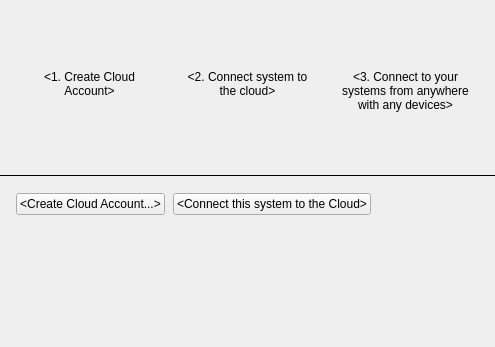
<?xml version="1.0" encoding="UTF-8"?>
<ui version="4.0">
 <class>CloudManagementWidget</class>
 <widget class="QWidget" name="CloudManagementWidget">
  <property name="geometry">
   <rect>
    <x>0</x>
    <y>0</y>
    <width>495</width>
    <height>347</height>
   </rect>
  </property>
  <layout class="QVBoxLayout" name="verticalLayout">
   <property name="spacing">
    <number>0</number>
   </property>
   <property name="leftMargin">
    <number>0</number>
   </property>
   <property name="topMargin">
    <number>0</number>
   </property>
   <property name="rightMargin">
    <number>0</number>
   </property>
   <property name="bottomMargin">
    <number>0</number>
   </property>
   <item>
    <widget class="QStackedWidget" name="stackedWidget">
     <property name="currentIndex">
      <number>0</number>
     </property>
     <widget class="QWidget" name="notLinkedPage">
      <layout class="QVBoxLayout" name="verticalLayout_2">
       <property name="spacing">
        <number>0</number>
       </property>
       <property name="leftMargin">
        <number>0</number>
       </property>
       <property name="topMargin">
        <number>0</number>
       </property>
       <property name="rightMargin">
        <number>0</number>
       </property>
       <property name="bottomMargin">
        <number>0</number>
       </property>
       <item>
        <widget class="QnPromoBar" name="promoBar" native="true"/>
       </item>
       <item>
        <widget class="QnPanel" name="introWidget" native="true">
         <layout class="QGridLayout" name="introLayout" columnstretch="1,0,1,0,1">
          <property name="leftMargin">
           <number>20</number>
          </property>
          <property name="topMargin">
           <number>40</number>
          </property>
          <property name="rightMargin">
           <number>20</number>
          </property>
          <property name="bottomMargin">
           <number>16</number>
          </property>
          <property name="verticalSpacing">
           <number>16</number>
          </property>
          <item row="0" column="3" rowspan="2">
           <widget class="QLabel" name="arrow2Label">
            <property name="text">
             <string notr="true"/>
            </property>
           </widget>
          </item>
          <item row="0" column="1" rowspan="2">
           <widget class="QLabel" name="arrow1Label">
            <property name="text">
             <string notr="true"/>
            </property>
           </widget>
          </item>
          <item row="1" column="2">
           <widget class="QLabel" name="promo2TextLabel">
            <property name="text">
             <string>&lt;2. Connect system
to the cloud&gt;</string>
            </property>
            <property name="alignment">
             <set>Qt::AlignHCenter|Qt::AlignTop</set>
            </property>
            <property name="wordWrap">
             <bool>true</bool>
            </property>
           </widget>
          </item>
          <item row="1" column="4">
           <widget class="QLabel" name="promo3TextLabel">
            <property name="text">
             <string notr="true">&lt;3. Connect to your systems
from anywhere with any
devices&gt;</string>
            </property>
            <property name="alignment">
             <set>Qt::AlignHCenter|Qt::AlignTop</set>
            </property>
            <property name="wordWrap">
             <bool>true</bool>
            </property>
           </widget>
          </item>
          <item row="0" column="2">
           <widget class="QLabel" name="promo2Label">
            <property name="text">
             <string/>
            </property>
            <property name="alignment">
             <set>Qt::AlignCenter</set>
            </property>
           </widget>
          </item>
          <item row="3" column="0" colspan="5">
           <widget class="QLabel" name="learnMoreLabel">
            <property name="text">
             <string notr="true">&lt;Learn more about the cloud&gt;</string>
            </property>
            <property name="alignment">
             <set>Qt::AlignCenter</set>
            </property>
            <property name="openExternalLinks">
             <bool>true</bool>
            </property>
           </widget>
          </item>
          <item row="0" column="4">
           <widget class="QLabel" name="promo3Label">
            <property name="text">
             <string/>
            </property>
            <property name="alignment">
             <set>Qt::AlignCenter</set>
            </property>
           </widget>
          </item>
          <item row="0" column="0">
           <widget class="QLabel" name="promo1Label">
            <property name="text">
             <string/>
            </property>
            <property name="alignment">
             <set>Qt::AlignCenter</set>
            </property>
           </widget>
          </item>
          <item row="1" column="0">
           <widget class="QLabel" name="promo1TextLabel">
            <property name="text">
             <string notr="true">&lt;1. Create
Cloud Account&gt;</string>
            </property>
            <property name="alignment">
             <set>Qt::AlignHCenter|Qt::AlignTop</set>
            </property>
            <property name="wordWrap">
             <bool>true</bool>
            </property>
           </widget>
          </item>
          <item row="2" column="0" colspan="5">
           <spacer name="introSpacer">
            <property name="orientation">
             <enum>Qt::Vertical</enum>
            </property>
            <property name="sizeType">
             <enum>QSizePolicy::Fixed</enum>
            </property>
            <property name="sizeHint" stdset="0">
             <size>
              <width>20</width>
              <height>16</height>
             </size>
            </property>
           </spacer>
          </item>
         </layout>
        </widget>
       </item>
       <item>
        <widget class="Line" name="line">
         <property name="frameShadow">
          <enum>QFrame::Plain</enum>
         </property>
         <property name="orientation">
          <enum>Qt::Horizontal</enum>
         </property>
        </widget>
       </item>
       <item>
        <layout class="QHBoxLayout" name="horizontalLayout_2">
         <property name="spacing">
          <number>8</number>
         </property>
         <property name="leftMargin">
          <number>16</number>
         </property>
         <property name="topMargin">
          <number>16</number>
         </property>
         <property name="rightMargin">
          <number>16</number>
         </property>
         <property name="bottomMargin">
          <number>16</number>
         </property>
         <item>
          <widget class="QPushButton" name="createAccountButton">
           <property name="text">
            <string notr="true">&lt;Create Cloud Account...&gt;</string>
           </property>
          </widget>
         </item>
         <item>
          <widget class="QPushButton" name="linkButton">
           <property name="text">
            <string notr="true">&lt;Connect this system to the Cloud&gt;</string>
           </property>
          </widget>
         </item>
         <item>
          <spacer name="horizontalSpacer_2">
           <property name="orientation">
            <enum>Qt::Horizontal</enum>
           </property>
           <property name="sizeHint" stdset="0">
            <size>
             <width>40</width>
             <height>20</height>
            </size>
           </property>
          </spacer>
         </item>
        </layout>
       </item>
       <item>
        <spacer name="verticalSpacer">
         <property name="orientation">
          <enum>Qt::Vertical</enum>
         </property>
         <property name="sizeHint" stdset="0">
          <size>
           <width>20</width>
           <height>40</height>
          </size>
         </property>
        </spacer>
       </item>
      </layout>
     </widget>
     <widget class="QWidget" name="linkedPage">
      <layout class="QVBoxLayout" name="verticalLayout_4">
       <property name="spacing">
        <number>0</number>
       </property>
       <property name="leftMargin">
        <number>0</number>
       </property>
       <property name="topMargin">
        <number>0</number>
       </property>
       <property name="rightMargin">
        <number>0</number>
       </property>
       <property name="bottomMargin">
        <number>0</number>
       </property>
       <item>
        <widget class="QnPanel" name="linkedAccountInfoWidget" native="true">
         <layout class="QVBoxLayout" name="verticalLayout_5">
          <property name="spacing">
           <number>8</number>
          </property>
          <property name="leftMargin">
           <number>16</number>
          </property>
          <property name="topMargin">
           <number>16</number>
          </property>
          <property name="rightMargin">
           <number>16</number>
          </property>
          <property name="bottomMargin">
           <number>16</number>
          </property>
          <item>
           <widget class="QLabel" name="linkedHintLabel">
            <property name="text">
             <string notr="true">This system is connected to</string>
            </property>
           </widget>
          </item>
          <item>
           <widget class="QLabel" name="accountLabel">
            <property name="text">
             <string notr="true">&lt;Here account name will be displayed&gt;</string>
            </property>
           </widget>
          </item>
         </layout>
        </widget>
       </item>
       <item>
        <widget class="Line" name="line_2">
         <property name="frameShadow">
          <enum>QFrame::Plain</enum>
         </property>
         <property name="orientation">
          <enum>Qt::Horizontal</enum>
         </property>
        </widget>
       </item>
       <item>
        <layout class="QHBoxLayout" name="horizontalLayout">
         <property name="spacing">
          <number>8</number>
         </property>
         <property name="leftMargin">
          <number>16</number>
         </property>
         <property name="topMargin">
          <number>16</number>
         </property>
         <property name="rightMargin">
          <number>16</number>
         </property>
         <property name="bottomMargin">
          <number>16</number>
         </property>
         <item>
          <widget class="QPushButton" name="unlinkButton">
           <property name="text">
            <string notr="true">&lt;Break the link&gt;</string>
           </property>
          </widget>
         </item>
         <item>
          <widget class="QPushButton" name="goToCloudButton">
           <property name="text">
            <string notr="true">&lt;Go to Cloud Portal&gt;</string>
           </property>
          </widget>
         </item>
         <item>
          <spacer name="horizontalSpacer">
           <property name="orientation">
            <enum>Qt::Horizontal</enum>
           </property>
           <property name="sizeHint" stdset="0">
            <size>
             <width>40</width>
             <height>20</height>
            </size>
           </property>
          </spacer>
         </item>
        </layout>
       </item>
       <item>
        <spacer name="verticalSpacer_2">
         <property name="orientation">
          <enum>Qt::Vertical</enum>
         </property>
         <property name="sizeHint" stdset="0">
          <size>
           <width>20</width>
           <height>256</height>
          </size>
         </property>
        </spacer>
       </item>
      </layout>
     </widget>
    </widget>
   </item>
  </layout>
 </widget>
 <customwidgets>
  <customwidget>
   <class>QnPanel</class>
   <extends>QWidget</extends>
   <header location="global">ui/widgets/common/panel.h</header>
   <container>1</container>
  </customwidget>
  <customwidget>
   <class>QnPromoBar</class>
   <extends>QWidget</extends>
   <header location="global">ui/widgets/common/alert_bar.h</header>
  </customwidget>
 </customwidgets>
 <resources/>
 <connections/>
</ui>
